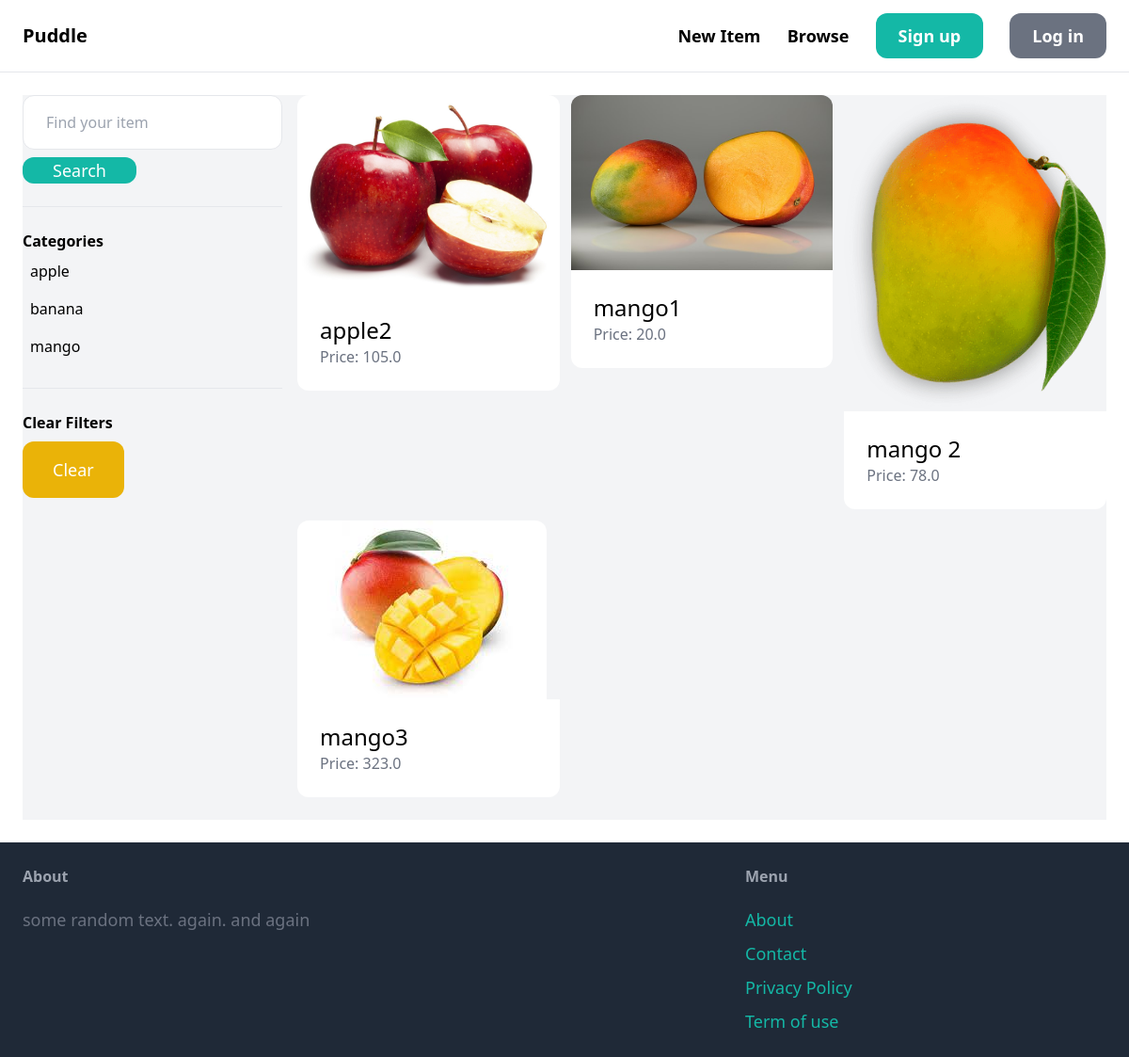
The app's page /items/ with its own data.
### item/models.py (models this page shows, shortened)
class Category(models.Model):
    name = models.CharField(max_length = 255)
    class Meta:
        ordering = ('name', )
        verbose_name_plural = 'Categories'

class Item(models.Model):
    name        = models.CharField(max_length = 255)
    description = models.TextField(blank = True, null = True)
    category    = models.ForeignKey(Category, related_name = 'items', on_delete = models.CASCADE)
    created_by  = models.ForeignKey(User, related_name = 'items', on_delete = models.CASCADE)
    price       = models.FloatField()
    image       = models.ImageField(upload_to= 'item_images', blank=True, null=True)
    is_sold     = models.BooleanField(default = False)
    created_at  = models.DateTimeField(auto_now_add = True)

### item/views.py (the view)
# urls.py: path('', views.items, name = 'items'),
def items(request):
    query = request.GET.get('query', '')
    items = Item.objects.filter(is_sold = False)
    categories = Category.objects.all()
    category_id = request.GET.get('category', 0)
    if category_id:
        items = items.filter(category_id = category_id)
    if query:
        items = items.filter(Q(name__icontains = query) | Q(description__icontains = query))
    return render(request, 'item/items.html', {
        'items': items,
        'query': query,
        'categories': categories,
        'category_id': int(category_id)
    })

### item/templates/item/items.html (shortened to what this page needs)
{% extends "core/base.html" %}
{% block content %}
    <div class="pb-6 grid grid-cols-4 gap-4 bg-gray-100">
        <div class="col-span-1">
            <form method="get" action="{% url 'item:items' %}">
                <input name="query" class="w-full py-4 px-6 border rounded-xl" type="text" value="{{ query}}" placeholder="Find your item">
                <button class="mt-2 py4 px-8 text-lg bg-teal-500 text-white rounded-xl">Search</button>
            </form>
            <hr class="my-6">
            <p class="font-semibold">Categories</p>
            <ul>
                {% for category in categories %}
                    <li class="py-2 px-2 rounded-xl {% if category.id == category_id %} bg-gray-200 {% endif %}">
                        <a href="{% url 'item:items' %}?query={{ query}}&category={{ category.id}}">{{ category.name}}</a>
                    </li>
                {% endfor %}
            </ul>
            <hr class="my-6">
            <p class="font-semibold">Clear Filters</p>
            <ul>
                <li><a href="{% url 'item:items' %}" class="mt-2 py-4 px-8 inline-block bg-yellow-500 text-lg rounded-xl text-white">Clear</a></li>
            </ul>
        </div>
        <div class="col-span-3">
            <div class="grid grid-cols-3 gap-3">
                {% for item in items %}
                    <div>
                        <a href="{% url 'item:detail' item.id %}">
                            {% if item.image %}
                                <div>
                                    <img src = "{{ item.image.url }}" class="rounded-t-xl">
                                </div>
                            {% endif %}
                            <div class="p-6 bg-white rounded-b-xl">
                                <h2 class="text-2xl"> {{ item.name }} </h2>
                                <p class="text-gray-500">Price: {{ item.price}}</p>
                            </div>
                        </a>
                    </div>
                {% endfor %}
            </div>
        </div>
    </div>
{% endblock  %}

### records on screen
Category: name "apple"
Category: name "banana"
Category: name "mango"
Item: image (picture), name "apple2", price "105.0"
Item: image (picture), name "mango1", price "20.0"
Item: image (picture), name "mango 2", price "78.0"
Item: image (picture), name "mango3", price "323.0"
